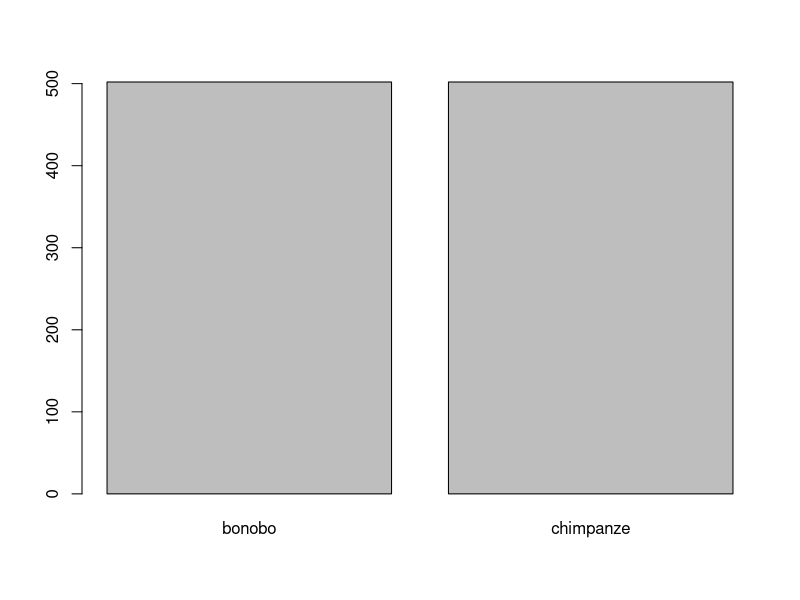
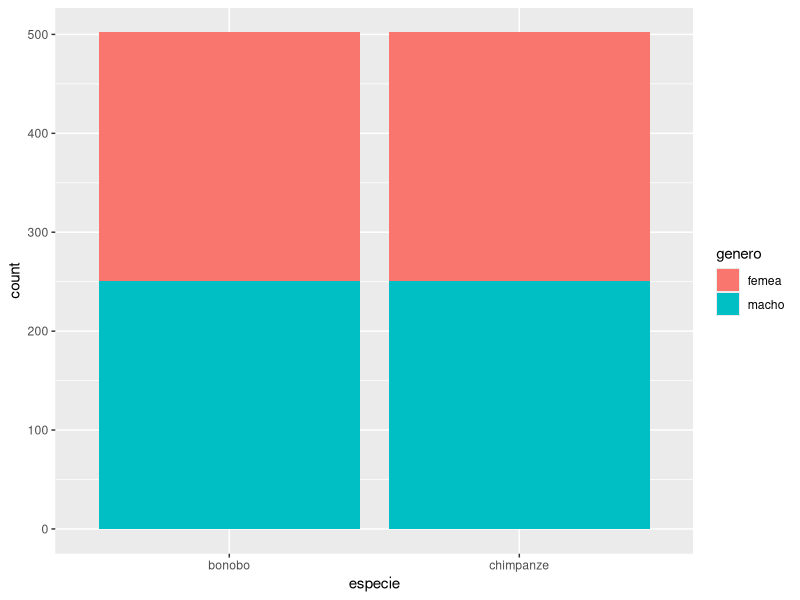
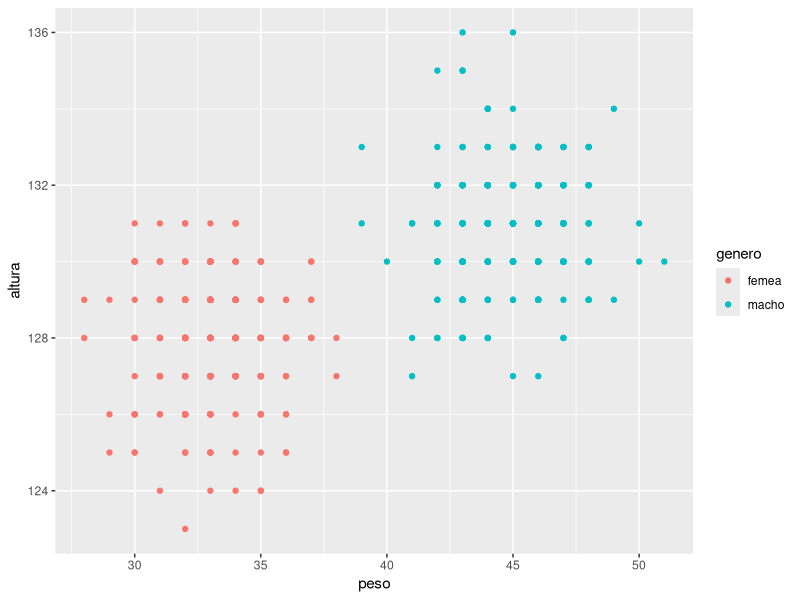
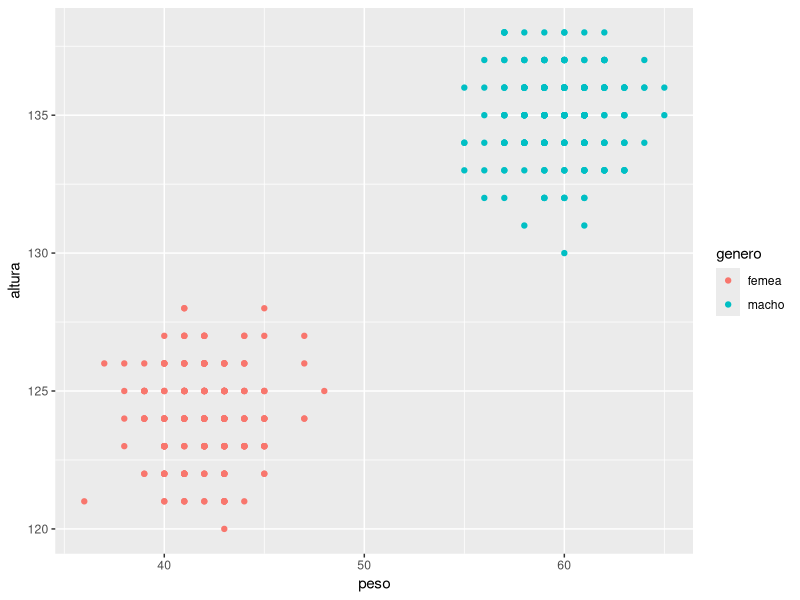
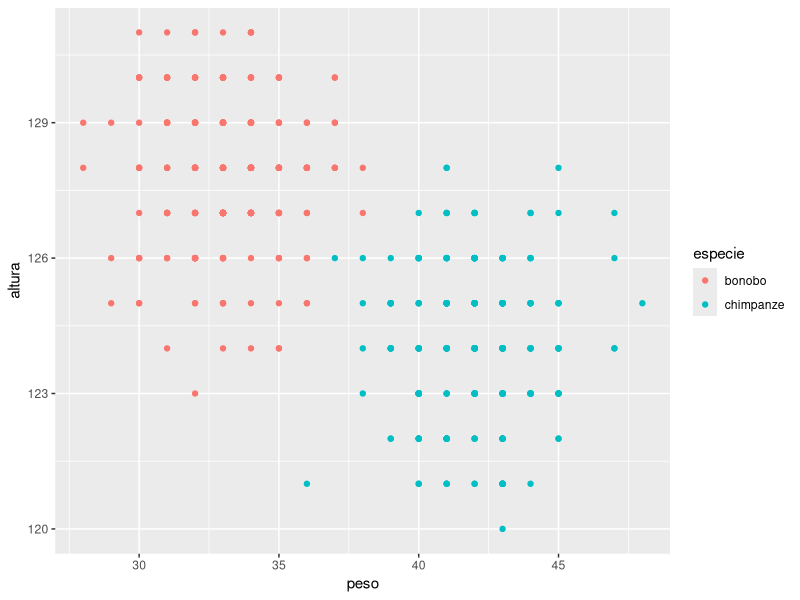
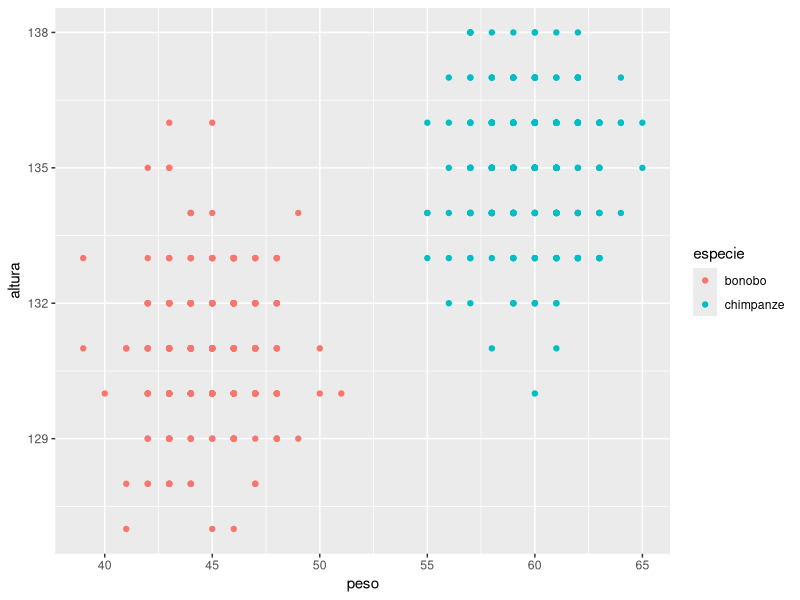
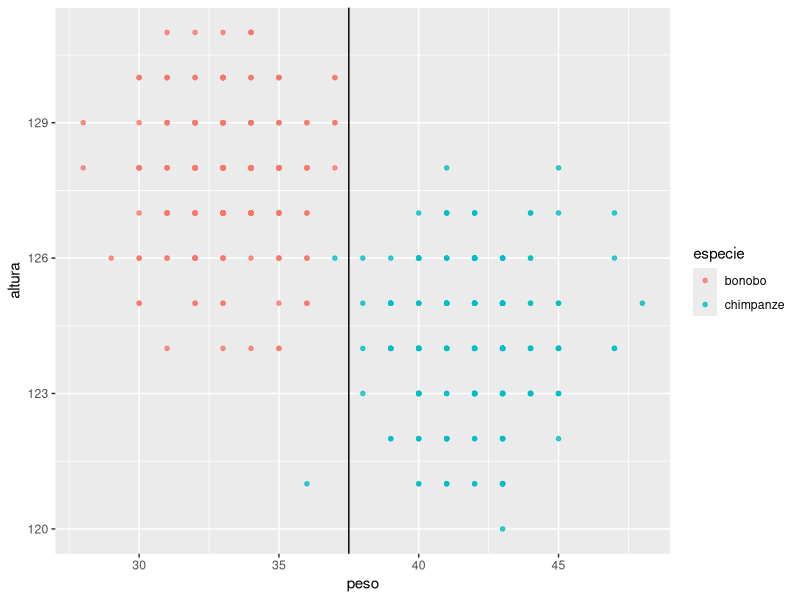
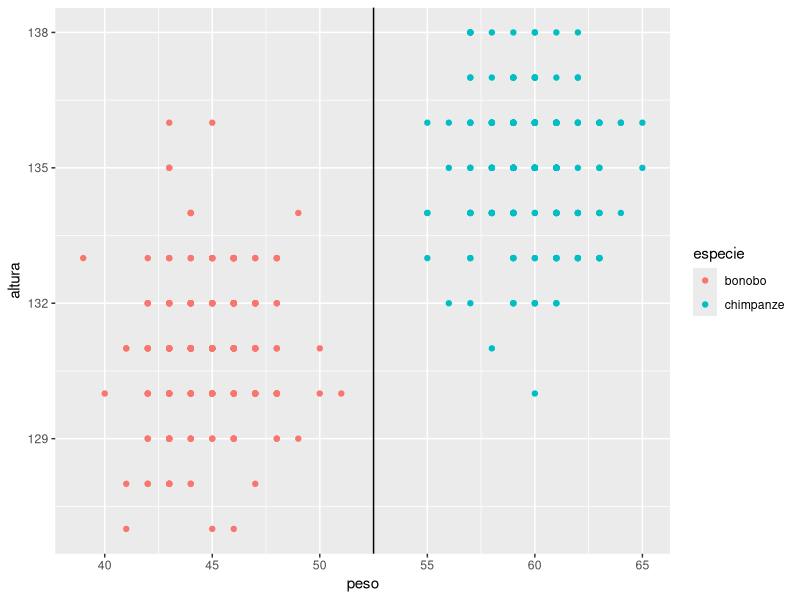

The R script that drew these images, in order:
#Alunos: Marcus Vinicius Miata 11811BCC017
#        Adiel Pereira 11721BCC008


#Questao 1 - Letra a)

faces <- c("L", "R", "D", "U")
link <- function(N){
  posicao <- c(0, 0)
  for(i in 1:N){
    dado <- sample(x = faces, size = 1, replace=TRUE)
    if(dado == "L"){
      posicao[1] = posicao[1] - 1
    }
    if(dado == "R"){
      posicao[1] = posicao[1] + 1
    }
    if(dado == "U"){
      posicao[2] = posicao[2] + 1
    }
    
    if(dado == "D"){
      posicao[2] = posicao[2] - 1
    }
  }
  return (posicao)
}

resultado <- link(8)

#Letra b

resultados <- c()

for (i in 1:10000 ){
  resultados[i] <- link(8)
}
mean(resultados == c(0,0))


#Letra C

voltaInicio <- function(X){
  if(X %% 2){
    print("Impossível retornar a origem com um numero impar de passos")
    return (0);
  }
  resultados2 <- c()
  for(i in 1:10000){
    resultados2[i] <- link(X)
  }
  return(mean(resultados2 == c(0,0)))
}

voltaInicio(50)


# Questão 2 - A

primatas = read.table("primatas.txt", header=TRUE, sep=":")


summary(primatas)  


# Questao 2 - B

primatas$especie = as.factor(primatas$especie)
primatas$genero = as.factor(primatas$genero)

barplot(table(primatas$especie))
library(ggplot2)

ggplot(data = primatas, aes(x = especie, fill = genero)) + geom_bar()

#Questao C

bonobos <- primatas[primatas$especie == "bonobo", ]
chimpanze <- primatas[primatas$especie == "chimpanze", ]

ggplot(data= bonobos, aes(x = peso, y = altura,  col=genero)) + geom_point()
ggplot(data= chimpanze, aes(x = peso, y = altura,  col=genero)) + geom_point()


#Questão D
femea <- primatas[primatas$genero == "femea", ]
macho <- primatas[primatas$genero == "macho", ]

ggplot(data= femea, aes(x = peso, y = altura,  col=especie)) + geom_point()
ggplot(data= macho, aes(x = peso, y = altura,  col=especie)) + geom_point()

#Questão E
# Na especie de bonobos os machos são um pouco maiores e mais pesados em relação as femeas, já na especie de chimpanzes,
#essa diferença é mais perceptivel, os machos são bem maiores e mais pesados em relação as femeas.
# Agora entre as femeas, as da especie de bonobo são um pouco maiores que as chimpanzes, porém as femeas da especie
#chimpanze são mais pesadas. Agora em relação aos machos, os chimpanzes são tanto maiores quanto mais pesados que os bonobos

#Questão F

amostra <- sample(x = 1:nrow(primatas), size = nrow(primatas), replace = FALSE)

primatas<- primatas[amostra, ]

tamanho <- round(nrow(primatas) * 0.8)
treinamento <- primatas[1:tamanho, ]
teste <- primatas[(tamanho + 1):nrow(primatas), ]

femea <- treinamento[treinamento$genero == "femea", ]
macho <- treinamento[treinamento$genero == "macho", ]

ggplot(data= femea, aes(x = peso, y = altura,  col=especie)) + geom_point(size=1.2, alpha=0.8) + geom_vline(aes(xintercept = 37.5))	# se femea peso < 37.5 = bonobo

ggplot(data= macho, aes(x = peso, y = altura,  col=especie)) + geom_point() + geom_vline(aes(xintercept = 52.5))# se macho e peso < 52.5 = bonobo


respostas <- c()

for(j in 1:nrow(teste)){
  if(teste$especie[j] == "femea"){
    if(teste$peso[j] < 37.5){
      respostas[j] <- "bonobo"
    } else {
      respostas[j] <- "chimpanze"
    }
  } else {
    if(teste$peso[j] < 52.5){
      respostas[j] <- "bonobo"
    } else {
      respostas[j] <- "chimpanze"
    }
  }
}

mean(respostas == teste$especie)
# acuracia de 79%
